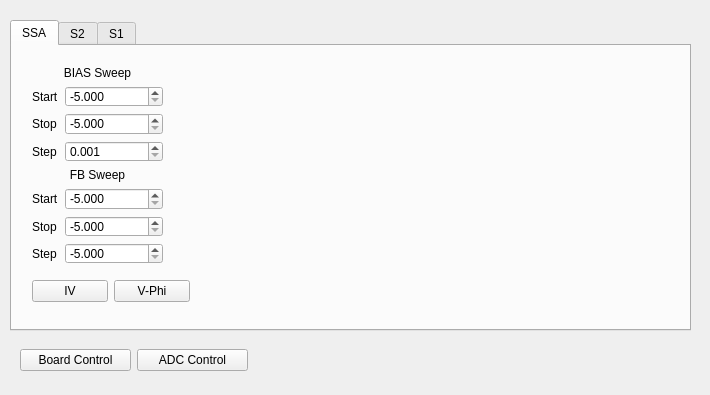
<?xml version="1.0" encoding="UTF-8"?>
<ui version="4.0">
 <class>squids</class>
 <widget class="QWidget" name="squids">
  <property name="geometry">
   <rect>
    <x>0</x>
    <y>0</y>
    <width>710</width>
    <height>395</height>
   </rect>
  </property>
  <property name="windowTitle">
   <string>SQUIDS</string>
  </property>
  <widget class="QTabWidget" name="tabWidget">
   <property name="geometry">
    <rect>
     <x>10</x>
     <y>20</y>
     <width>681</width>
     <height>311</height>
    </rect>
   </property>
   <property name="currentIndex">
    <number>0</number>
   </property>
   <property name="movable">
    <bool>false</bool>
   </property>
   <widget class="QWidget" name="tab">
    <attribute name="title">
     <string>SSA</string>
    </attribute>
    <widget class="QwtPlot" name="ssa_plot">
     <property name="geometry">
      <rect>
       <x>170</x>
       <y>10</y>
       <width>481</width>
       <height>231</height>
      </rect>
     </property>
    </widget>
    <widget class="QWidget" name="formLayoutWidget">
     <property name="geometry">
      <rect>
       <x>20</x>
       <y>20</y>
       <width>131</width>
       <height>198</height>
      </rect>
     </property>
     <layout class="QFormLayout" name="formLayout">
      <property name="fieldGrowthPolicy">
       <enum>QFormLayout::AllNonFixedFieldsGrow</enum>
      </property>
      <item row="0" column="0" colspan="2">
       <widget class="QLabel" name="label_33">
        <property name="frameShape">
         <enum>QFrame::NoFrame</enum>
        </property>
        <property name="text">
         <string>BIAS Sweep</string>
        </property>
        <property name="alignment">
         <set>Qt::AlignCenter</set>
        </property>
       </widget>
      </item>
      <item row="1" column="0">
       <widget class="QLabel" name="label_27">
        <property name="frameShape">
         <enum>QFrame::NoFrame</enum>
        </property>
        <property name="text">
         <string>Start</string>
        </property>
       </widget>
      </item>
      <item row="1" column="1">
       <widget class="QDoubleSpinBox" name="ssa_bias_start_Input">
        <property name="decimals">
         <number>3</number>
        </property>
        <property name="minimum">
         <double>-5.000000000000000</double>
        </property>
        <property name="maximum">
         <double>5.000000000000000</double>
        </property>
        <property name="singleStep">
         <double>0.010000000000000</double>
        </property>
        <property name="value">
         <double>-5.000000000000000</double>
        </property>
       </widget>
      </item>
      <item row="2" column="0">
       <widget class="QLabel" name="label_28">
        <property name="frameShape">
         <enum>QFrame::NoFrame</enum>
        </property>
        <property name="text">
         <string>Stop</string>
        </property>
       </widget>
      </item>
      <item row="2" column="1">
       <widget class="QDoubleSpinBox" name="ssa_bias_stop_Input">
        <property name="decimals">
         <number>3</number>
        </property>
        <property name="minimum">
         <double>-5.000000000000000</double>
        </property>
        <property name="maximum">
         <double>5.000000000000000</double>
        </property>
        <property name="singleStep">
         <double>0.010000000000000</double>
        </property>
        <property name="value">
         <double>-5.000000000000000</double>
        </property>
       </widget>
      </item>
      <item row="3" column="0">
       <widget class="QLabel" name="label_29">
        <property name="frameShape">
         <enum>QFrame::NoFrame</enum>
        </property>
        <property name="text">
         <string>Step</string>
        </property>
       </widget>
      </item>
      <item row="3" column="1">
       <widget class="QDoubleSpinBox" name="ssa_bias_step_Input">
        <property name="decimals">
         <number>3</number>
        </property>
        <property name="minimum">
         <double>0.001000000000000</double>
        </property>
        <property name="maximum">
         <double>0.500000000000000</double>
        </property>
        <property name="singleStep">
         <double>0.001000000000000</double>
        </property>
        <property name="value">
         <double>0.001000000000000</double>
        </property>
       </widget>
      </item>
      <item row="4" column="0" colspan="2">
       <widget class="QLabel" name="label_34">
        <property name="frameShape">
         <enum>QFrame::NoFrame</enum>
        </property>
        <property name="text">
         <string>FB Sweep</string>
        </property>
        <property name="alignment">
         <set>Qt::AlignCenter</set>
        </property>
       </widget>
      </item>
      <item row="5" column="0">
       <widget class="QLabel" name="label_30">
        <property name="frameShape">
         <enum>QFrame::NoFrame</enum>
        </property>
        <property name="text">
         <string>Start</string>
        </property>
       </widget>
      </item>
      <item row="5" column="1">
       <widget class="QDoubleSpinBox" name="ssa_fb_start_Input">
        <property name="decimals">
         <number>3</number>
        </property>
        <property name="minimum">
         <double>-5.000000000000000</double>
        </property>
        <property name="maximum">
         <double>5.000000000000000</double>
        </property>
        <property name="singleStep">
         <double>0.010000000000000</double>
        </property>
        <property name="value">
         <double>-5.000000000000000</double>
        </property>
       </widget>
      </item>
      <item row="6" column="0">
       <widget class="QLabel" name="label_31">
        <property name="frameShape">
         <enum>QFrame::NoFrame</enum>
        </property>
        <property name="text">
         <string>Stop</string>
        </property>
       </widget>
      </item>
      <item row="6" column="1">
       <widget class="QDoubleSpinBox" name="ssa_fb_stop_Input">
        <property name="decimals">
         <number>3</number>
        </property>
        <property name="minimum">
         <double>-5.000000000000000</double>
        </property>
        <property name="maximum">
         <double>5.000000000000000</double>
        </property>
        <property name="singleStep">
         <double>0.010000000000000</double>
        </property>
        <property name="value">
         <double>-5.000000000000000</double>
        </property>
       </widget>
      </item>
      <item row="7" column="0">
       <widget class="QLabel" name="label_32">
        <property name="frameShape">
         <enum>QFrame::NoFrame</enum>
        </property>
        <property name="text">
         <string>Step</string>
        </property>
       </widget>
      </item>
      <item row="7" column="1">
       <widget class="QDoubleSpinBox" name="ssa_fb_step_Input">
        <property name="decimals">
         <number>3</number>
        </property>
        <property name="minimum">
         <double>-5.000000000000000</double>
        </property>
        <property name="maximum">
         <double>5.000000000000000</double>
        </property>
        <property name="singleStep">
         <double>0.010000000000000</double>
        </property>
        <property name="value">
         <double>-5.000000000000000</double>
        </property>
       </widget>
      </item>
     </layout>
    </widget>
    <widget class="QWidget" name="horizontalLayoutWidget">
     <property name="geometry">
      <rect>
       <x>20</x>
       <y>230</y>
       <width>158</width>
       <height>31</height>
      </rect>
     </property>
     <layout class="QHBoxLayout" name="horizontalLayout">
      <item>
       <widget class="QPushButton" name="ssa_iv_Button">
        <property name="enabled">
         <bool>true</bool>
        </property>
        <property name="text">
         <string>IV</string>
        </property>
        <property name="icon">
         <iconset resource="icons.qrc">
          <normaloff>:/icons/blue_button.png</normaloff>:/icons/blue_button.png</iconset>
        </property>
        <property name="checkable">
         <bool>false</bool>
        </property>
        <property name="checked">
         <bool>false</bool>
        </property>
        <property name="default">
         <bool>false</bool>
        </property>
        <property name="flat">
         <bool>false</bool>
        </property>
       </widget>
      </item>
      <item>
       <widget class="QPushButton" name="ssa_vphi_Button">
        <property name="enabled">
         <bool>true</bool>
        </property>
        <property name="text">
         <string>V-Phi</string>
        </property>
        <property name="icon">
         <iconset resource="icons.qrc">
          <normaloff>:/icons/blue_button.png</normaloff>:/icons/blue_button.png</iconset>
        </property>
        <property name="checkable">
         <bool>false</bool>
        </property>
        <property name="checked">
         <bool>false</bool>
        </property>
        <property name="default">
         <bool>false</bool>
        </property>
        <property name="flat">
         <bool>false</bool>
        </property>
       </widget>
      </item>
     </layout>
    </widget>
   </widget>
   <widget class="QWidget" name="tab_2">
    <attribute name="title">
     <string>S2</string>
    </attribute>
   </widget>
   <widget class="QWidget" name="tab_3">
    <attribute name="title">
     <string>S1</string>
    </attribute>
   </widget>
  </widget>
  <widget class="QWidget" name="horizontalLayoutWidget_2">
   <property name="geometry">
    <rect>
     <x>20</x>
     <y>340</y>
     <width>228</width>
     <height>41</height>
    </rect>
   </property>
   <layout class="QHBoxLayout" name="horizontalLayout_2">
    <item>
     <widget class="QPushButton" name="Board_ControlButton">
      <property name="enabled">
       <bool>true</bool>
      </property>
      <property name="text">
       <string>Board Control</string>
      </property>
      <property name="icon">
       <iconset resource="icons.qrc">
        <normaloff>:/icons/blue_button.png</normaloff>:/icons/blue_button.png</iconset>
      </property>
      <property name="checkable">
       <bool>false</bool>
      </property>
      <property name="checked">
       <bool>false</bool>
      </property>
      <property name="default">
       <bool>false</bool>
      </property>
      <property name="flat">
       <bool>false</bool>
      </property>
     </widget>
    </item>
    <item>
     <widget class="QPushButton" name="ADC_Button">
      <property name="enabled">
       <bool>true</bool>
      </property>
      <property name="text">
       <string>ADC Control</string>
      </property>
      <property name="icon">
       <iconset resource="icons.qrc">
        <normaloff>:/icons/blue_button.png</normaloff>:/icons/blue_button.png</iconset>
      </property>
      <property name="checkable">
       <bool>false</bool>
      </property>
      <property name="checked">
       <bool>false</bool>
      </property>
      <property name="default">
       <bool>false</bool>
      </property>
      <property name="flat">
       <bool>false</bool>
      </property>
     </widget>
    </item>
   </layout>
  </widget>
 </widget>
 <customwidgets>
  <customwidget>
   <class>QwtPlot</class>
   <extends>QFrame</extends>
   <header>qwt_plot.h</header>
  </customwidget>
 </customwidgets>
 <resources>
  <include location="icons.qrc"/>
 </resources>
 <connections/>
</ui>
